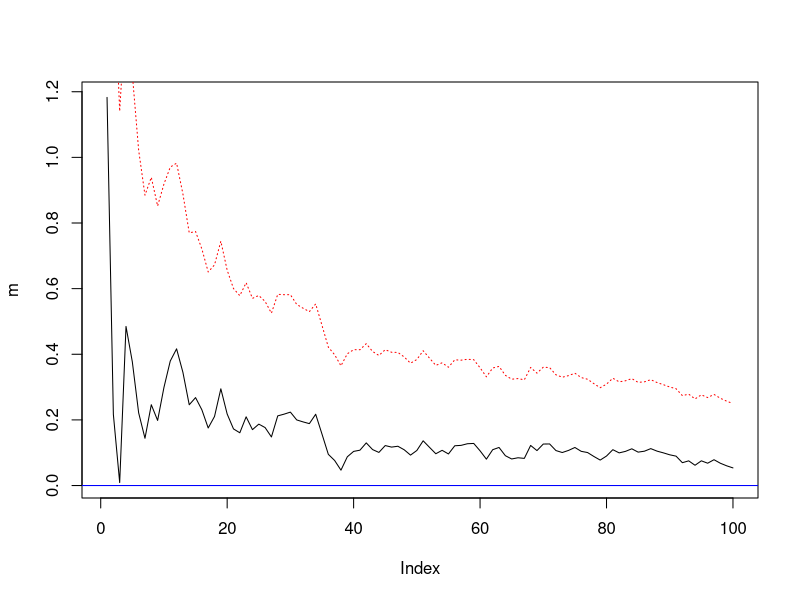

Reproduce this figure in R.
n = 100
alpha=0.05
x = rnorm(n)
m = cumsum(x)/(1:n)
v = 1
q = qnorm(1-(alpha/2))
ic1 = m+q*sqrt(v)/sqrt(1:n)
ic2 = m-q*sqrt(v)/sqrt(1:n)
plot(m,type="l")
abline(h=0,col="blue")
lines(ic1,col="red",lty="dotted")
lines(ic2,col="red",lty="dotted")